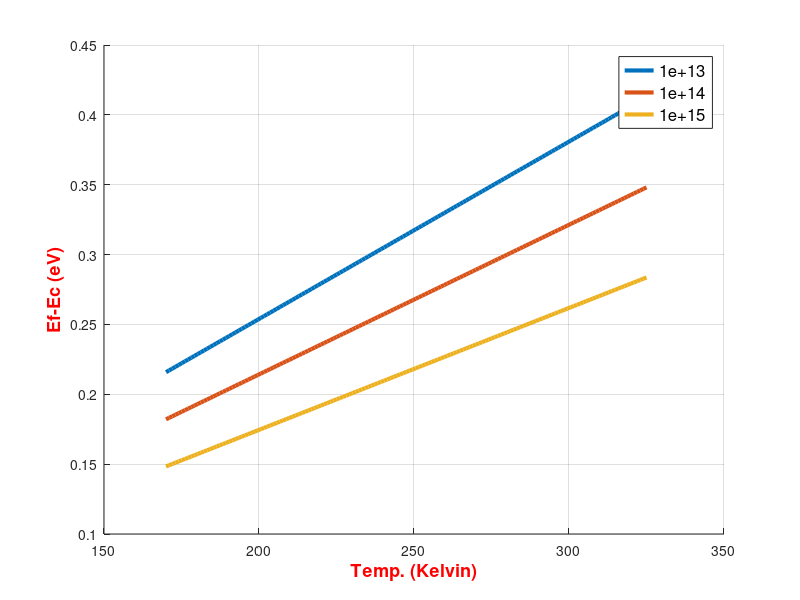

MATLAB code for this plot:
electronVolt = 1.602176634*10^-19; % [eV]
boltzmannConstant = 8.617333262145*10^-5*electronVolt; % [eV/K]
temperature = linspace(170, 325, 153); % [K]
% Doping 
N_c = 2.5*10^19;
N_n = [1*10^13 1*10^14 1*10^15];


hold on;
grid on;
%title('Fermienergi av olika Temperaturer')
xlabel('Temp. (Kelvin)', 'FontSize',13,'FontWeight','bold','Color','r')
ylabel('Ef-Ec (eV)', 'FontSize',13,'FontWeight','bold','Color','r')

for doping = N_n
    fermienergy = boltzmannConstant*temperature*log( N_c/doping );
    fermienergyElectronvolt = fermienergy/electronVolt;

    plot(temperature, fermienergyElectronvolt , ... 
    'DisplayName',  num2str(doping, 1), 'LineWidth', 3 )
end

legend('location', 'best', 'FontSize',12);

%plot(temperature, zeros(size(temperature)), 'k', 'LineWidth', 3);